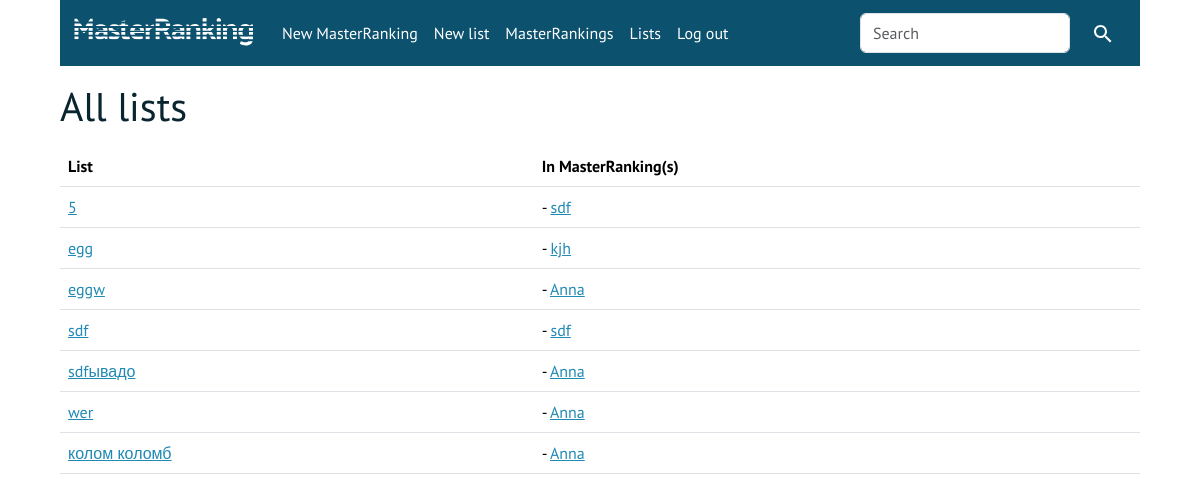
The page /lists (signed in) on the database its author committed.
### list/models.py (models this page shows, shortened)
class List(models.Model):
    name = models.CharField(max_length=320)
    info = models.CharField(max_length=960, blank=True)
    url = models.URLField(max_length=560, blank=True)
    credibility = models.PositiveIntegerField(default=3)
    book_num = models.PositiveIntegerField(default=10)
    masters = models.ManyToManyField(Master, blank=True)
    places_matter = models.BooleanField()
    slug = models.SlugField(max_length=250, null=True, blank=True)
    user = models.ForeignKey(User, on_delete=models.CASCADE)
    class Meta:
        constraints = [
            models.UniqueConstraint(fields=['name', 'user'], name='User can only have one list with this name'),
            models.UniqueConstraint(fields=['slug', 'user'], name='Slug for list - unique')
        ]
    def __str__(self):
        return self.name

class Master(models.Model):
    name = models.CharField(max_length=960)
    time = models.DateTimeField(auto_now_add=True, null=True)
    slug = models.SlugField(max_length=250, null=True, blank=True)
    user = models.ForeignKey(User, on_delete=models.CASCADE)
    class Meta:
        constraints = [
            models.UniqueConstraint(fields=['name', 'user'], name='User can only have one master with this name'),
            models.UniqueConstraint(fields=['slug', 'user'], name='Slug for master - unique')
        ]
    '''
    Related:
    list
    book_in_master
    author_in_master
    '''
    def __str__(self):
        return self.name

### list/views.py (the view)
# urls.py: path("lists", views.lists, name="lists"),
@login_required
def lists(request):
    lists = List.objects.filter(user=request.user).order_by('name')
    return render(request, "list/lists.html", {"lists": lists,})

### list/templates/list/lists.html (shortened to what this page needs)
{% extends 'list/base.html' %}
{% block body %}
{% if lists.count > 0 %}
<h1>All lists</h1>
<table class="table table-hover">
    <thead>
        <tr>
            <th scope="col">List</th>
            <th scope="col">In MasterRanking(s)</th>
        </tr>
    </thead>
    <tbody>
        {% for list in lists %}
        <tr>
            <td><a href="{% url 'list' list.id list.slug %}">{{ list }}</a></td>
            <td> {% if list.masters.count > 0 %}
                {% for master in list.masters.all %}
                - <a href="{% url 'master' master.id master.slug %}">{{ master }}</a><br>
                {% endfor %}
                {% endif %}</td>
        </tr>
        {% endfor %}
    </tbody>
</table>
{% else %}
<br>
<p></p>
<h1>You haven't created any lists yet!</h1><br>
<p></p>
<a class="btn btn-primary" href="{% url 'list_add' %}">Add a list</a>
{% endif %}
{% endblock %}

### list/static/list/style.css (style rules this page uses)
body { font-family: PT Sans, Arial, sans-serif; color: #082530; width: 90%; margin: 0 auto; }
a { color: #2089B4; }

### rows shown on the page
List: name "5"
Master: name "sdf"
List: name "egg"
Master: name "kjh"
List: name "eggw"
Master: name "Anna"
List: name "sdf"
List: name "sdfывадо"
List: name "wer"
List: name "колом коломб"
